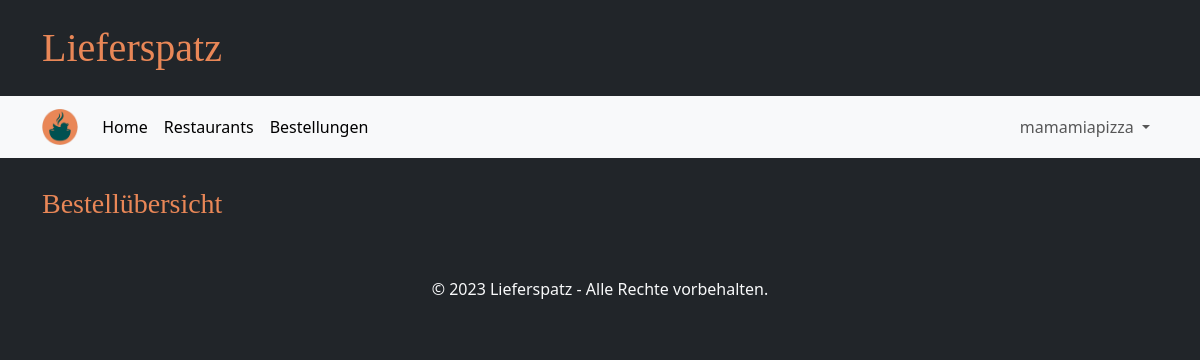
Before: /orders (signed in) with the older database file.
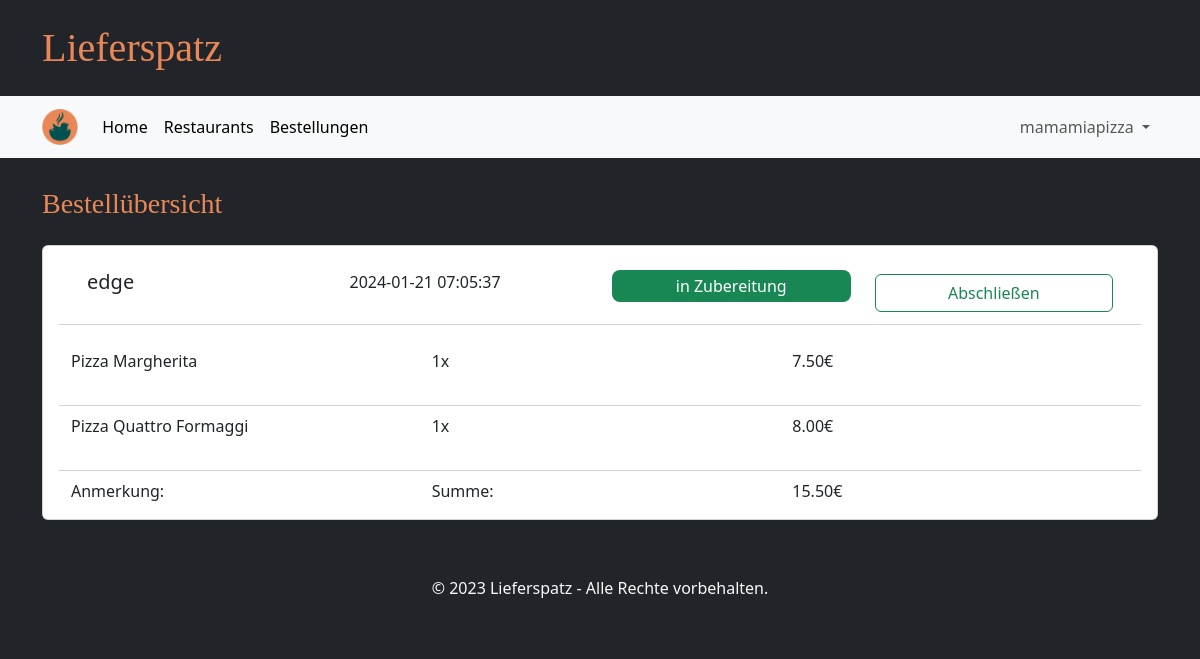
After: the same page with the newer database file.
### tables this page shows
CREATE TABLE Bestellung(
            KUsername TEXT NOT NULL,
            GUsername TEXT NOT NULL,
            Eingangszeit TEXT NOT NULL,
            Anmerkung TEXT,
            Bestellstatus TEXT NOT NULL CHECK( Bestellstatus IN ('in Bearbeitung','in Zubereitung','storniert','abgeschlossen') )
        );

CREATE TABLE bestellung_beinhaltet(
            Bestellung INTEGER NOT NULL,
            ItemID INTEGER NOT NULL,
            Menge INTEGER NOT NULL,
            FOREIGN KEY(Bestellung) REFERENCES Bestellung(ID)
            FOREIGN KEY(ItemID) REFERENCES Item(ID) ON DELETE CASCADE
        );

CREATE TABLE Item(
            ID INTEGER NOT NULL,
            Restaurant TEXT NOT NULL,
            Name TEXT NOT NULL,
            Kategorie TEXT CHECK(Kategorie IN ('Vorspeise', 'Hauptgericht', 'Dessert', 'Getränk')),
            IBeschreibung TEXT NOT NULL DEFAULT '',
            Preis INTEGER NOT NULL,
            Deaktiviert INTEGER DEFAULT 0 CHECK(Deaktiviert IN (0, 1)),
            PRIMARY KEY (ID),
            FOREIGN KEY (Restaurant) REFERENCES GeschaeftsAccount(username),
            UNIQUE(Restaurant, Name, Kategorie, IBeschreibung, Preis),
            UNIQUE(Restaurant, Name, Deaktiviert)                  
        );

### main.py (the view, shortened to what this page needs)
@app.route("/orders", methods=["GET", "POST"])
def order_page():
    if "user" in session:
        if "business" in session:
            orders = database.get_orders(session["user"], True)
            return render_template("orders_business.html", orders=orders)
        else:
            orders = database.get_orders(session["user"], False)
            return render_template("orders_customer.html", orders=orders)
    return redirect(url_for("login_customer_page"))

### database.py (called while the page is built)
def getData(sql, params = ()):
    dbcon = sqlite3.connect("instance/db.db")
    cursor = dbcon.cursor()
    cursor.execute(sql, params)
    return cursor

### templates/orders_business.html (shortened to what this page needs)
{% extends "base.html" %}
{% block heading %}Bestellübersicht{% endblock %}
{% block content %}
<div class="row g-4 mb-4">
  {% for status in ['in Bearbeitung', 'in Zubereitung', 'abgeschlossen/storniert'] %}
    {% for order in orders %}
      {% if order['orderstatus'] in status %}
        <div class="card">
        <div class="card-body">
          <div class="row card-header bg-transparent mb-4">
            <div class="col-3">
              <h5 class="card-title">{{ order['KUsername'] }}</h5>
            </div>
            <div class="col-3">
              <p class="card-text">{{ order['ordertime'].split('.')[0] }}</p>
            </div>
            <div class="col-3">
              <p class="card-text p-1 text-center rounded-3 text-white bg-{{
                'success' if order['orderstatus'] == 'in Zubereitung' else 'warning' if order['orderstatus'] == 'in Bearbeitung' else 'secondary'
                }}">{{ order['orderstatus'] }}</p>
            </div>
            <div class="col-3">
              {% if order['orderstatus'] == 'in Zubereitung' %}
              <form method="POST">
                <button type="submit" class="btn btn-outline-success my-1 form-control">Abschließen</button>
              </form>
              {% endif %}
            </div>
          </div>
            {% for item in order['items'] %}
            <div class="row">
              <p class="card-text col-4">{{ item['name'] }}</p>
              <p class="card-text col-4">{{ item['amount'] }}x</p>
              <p class="card-text col-4">{{ "%.2f" | format(item['price']*item['amount']/100) }}€</p>
            </div>
            <div class="row card-header bg-transparent mb-2"></div>
            {% endfor %}
            <div class="card-text row">
              <div class="col-4">
                Anmerkung: {{ order['comment'] }}
              </div>
              <div class="col-4">Summe: </div>
              <div class="col-4">
                {{ "%.2f" | format(order['sum']/100) }}€
              </div>
            </div>
        </div>
        </div>
      {% endif %}
    {% endfor %}
  {% endfor %}
</div>
{% endblock %}

Changed rows visible on the page:
now on this page (row edited): Bestellung: KUsername "edge", ordertime "2024-01-21 07:05:37", orderstatus "in Zubereitung", order "15.50"
now on this page (row edited): bestellung_beinhaltet: name "Pizza Margherita", amount "1"
now on this page (row edited): Item: item['price']*item['amount']/100 "7.50"
now on this page (row edited): bestellung_beinhaltet: name "Pizza Quattro Formaggi", amount "1"
now on this page (row edited): Item: item['price']*item['amount']/100 "8.00"
